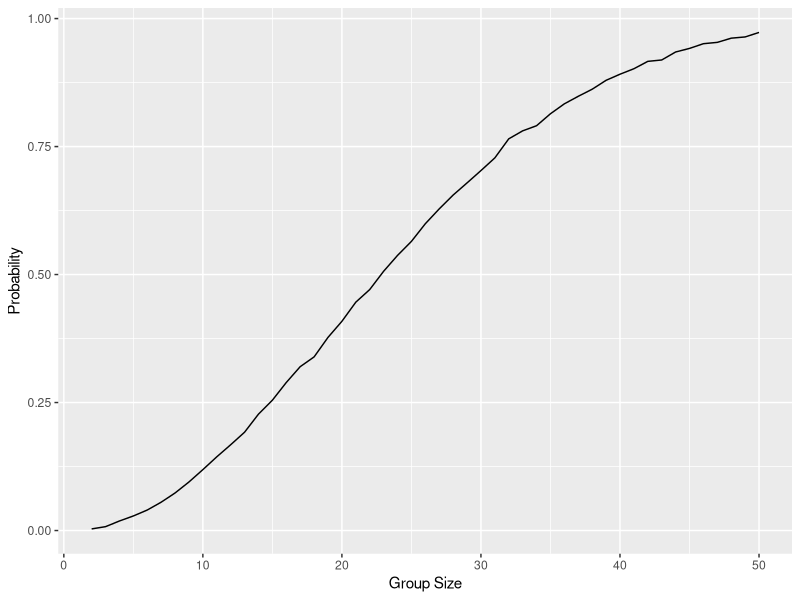

Source code (R): (Note: a time limit stopped this script after it produced the figure.)
## ---- chunk 1

knitr::opts_chunk$set(echo = TRUE)

# Load libraries

library(tidyverse)
library(ggplot2)

## ---- chunk 2

# Define function to check for shared birthdays

check_birthday = function(n) {
  birthdays = sample(1:365, size = n, replace = TRUE)
  return(length(unique(birthdays)) < n)
}

# Run simulations

birthday_results = 
  expand_grid(
    n = 2:50,
    iter = 1:10000
  ) %>%
  mutate(result = map_lgl(n, check_birthday))  %>%
  group_by(n)  %>%
  summarise(prob = mean(result))

# Plot results

ggplot(birthday_results, aes(x = n, y = prob)) + 
  geom_line() +
  labs(x = "Group Size", y = "Probability") 

## ---- chunk 3

# Set fixed values: sample size (n), sigma (5), nsims (5000), alpha (0.05)

n = 30      
sigma = 5  
nsims = 5000 
alpha = 0.05  

# Function to run t-test and get results for one dataset

sim_test = function(n_obs, mu_val, sigma_val) {
  
  # Generate normal data: x ~ Normal[μ,σ]
  
  sim_data = rnorm(n = n_obs, mean = mu_val, sd = sigma_val)
  
  # Test H₀: μ = 0
  
  t.test(sim_data, mu = 0) %>% 
    broom::tidy()
}


# For μ = 0: Generate 5000 (nsims) datasets and save μ hat and p value

results_mu0 = 
  tibble(
    iter = 1:nsims
  ) %>% 
  mutate(
    results = map(iter, function(x) sim_test(n, mu_val = 0, sigma))
  ) %>% 
  unnest(results) %>%
  select(iter, estimate, p.value) 

# Repeat for μ = {1,2,3,4,5,6}

results_other = 
  expand_grid(
    iter = 1:nsims,
    true_mu = c(1, 2, 3, 4, 5, 6)
  ) %>% 
  mutate(
    results = map(true_mu, function(x) sim_test(n, mu_val = x, sigma))
  ) %>% 
  unnest(results) %>%
  select(iter, true_mu, estimate, p.value) 

## ---- chunk 4

# Add all our simulation results in one dataset

all_results = bind_rows(
  results_mu0 %>% mutate(true_mu = 0),  
  results_other                          
)


## ---- chunk 5
